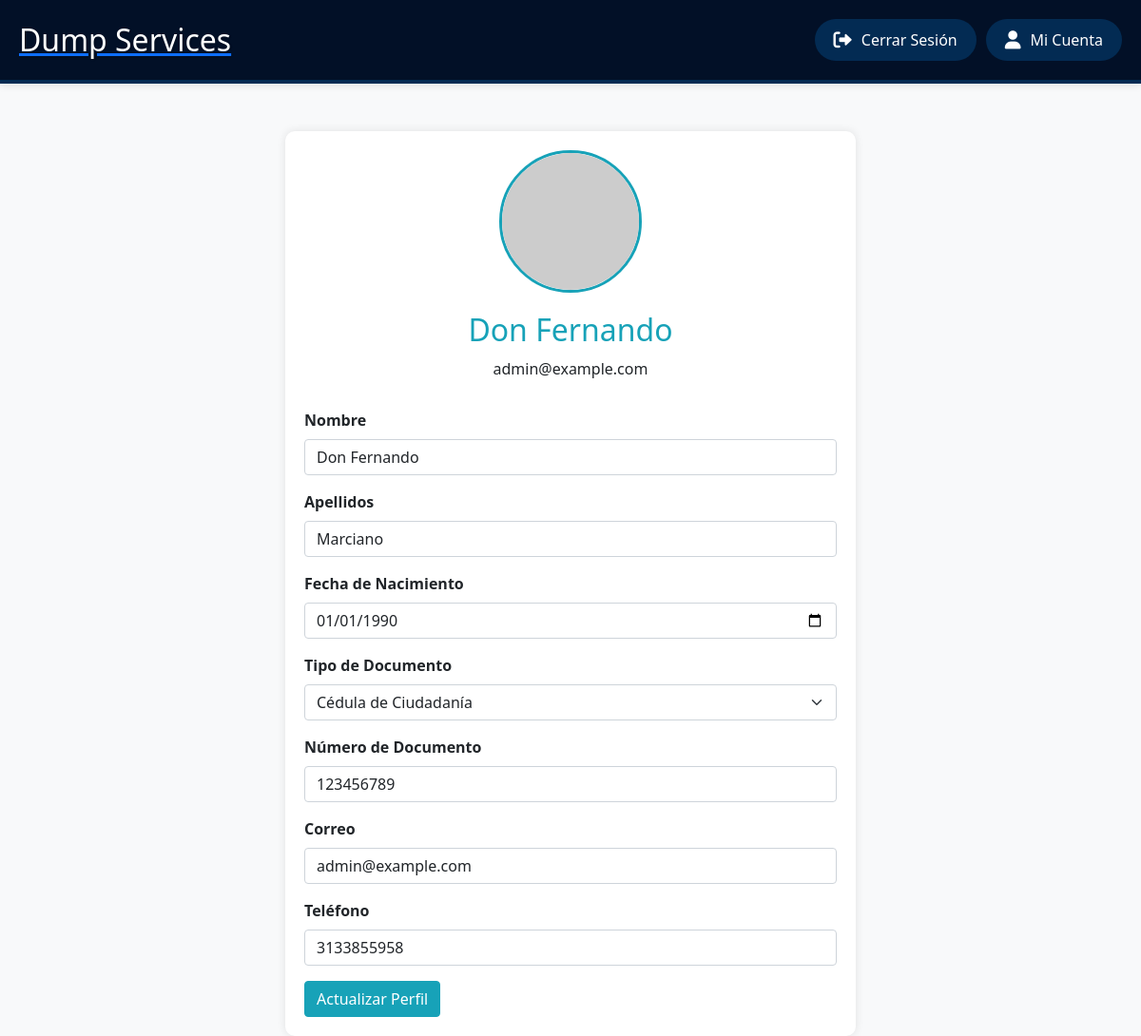
The app's page /perfil.php (signed in) with its own data.
### tables this page shows
CREATE TABLE `usuarios` (
  `id` int(11) NOT NULL,
  `nombre` varchar(50) NOT NULL,
  `apellidos` varchar(50) NOT NULL,
  `fecha_nacimiento` date NOT NULL,
  `tipo_documento` enum('cc','ce') NOT NULL,
  `numero_documento` varchar(20) NOT NULL,
  `correo` varchar(100) NOT NULL,
  `rol` enum('administrador','operador_logistico','solicitante_transporte') NOT NULL,
  `contrasena` varchar(255) NOT NULL,
  `telefono` varchar(20) DEFAULT NULL,
  `avatar` varchar(255) DEFAULT NULL
);

### perfil.php (the view, shortened to what this page needs)
<?php
require 'conexion.php';
$usuario_id = $_SESSION['usuario_id'];
$sql = "SELECT * FROM usuarios WHERE id = ?";
$stmt = $conn->prepare($sql);
$stmt->bind_param("i", $usuario_id);
$stmt->execute();
$result = $stmt->get_result();
$usuario = $result->fetch_assoc();
$avatar_url = "https://robohash.org/" . md5(strtolower(trim($usuario['correo']))) . ".png";
include 'header.php';
?>
<!DOCTYPE html>
<html lang="es">
<head>
    <link href="https://cdn.jsdelivr.net/npm/bootstrap@5.1.3/dist/css/bootstrap.min.css" rel="stylesheet">
</head>
<body>
    <div class="container">
        <div class="profile-header">
            <img src="<?php echo $avatar_url; ?>" alt="Foto de Perfil" width="150">
            <h2><?php echo isset($usuario['nombre']) ? $usuario['nombre'] : 'Usuario'; ?></h2>
            <p><?php echo isset($usuario['correo']) ? $usuario['correo'] : 'No disponible'; ?></p>
        </div>
        <form method="post" action="perfil.php">
            <div class="mb-3">
                <label for="nombre" class="form-label">Nombre</label>
                <input type="text" class="form-control" id="nombre" name="nombre" value="<?php echo isset($usuario['nombre']) ? $usuario['nombre'] : ''; ?>" required>
            </div>
            <div class="mb-3">
                <label for="apellidos" class="form-label">Apellidos</label>
                <input type="text" class="form-control" id="apellidos" name="apellidos" value="<?php echo isset($usuario['apellidos']) ? $usuario['apellidos'] : ''; ?>" required>
            </div>
            <div class="mb-3">
                <label for="fecha_nacimiento" class="form-label">Fecha de Nacimiento</label>
                <input type="date" class="form-control" id="fecha_nacimiento" name="fecha_nacimiento" value="<?php echo isset($usuario['fecha_nacimiento']) ? $usuario['fecha_nacimiento'] : ''; ?>" required>
            </div>
            <div class="mb-3">
                <label for="tipo_documento" class="form-label">Tipo de Documento</label>
                <select class="form-select" id="tipo_documento" name="tipo_documento" required>
                    <option value="cc" <?php echo (isset($usuario['tipo_documento']) && $usuario['tipo_documento'] == 'cc') ? 'selected' : ''; ?>>Cédula de Ciudadanía</option>
                </select>
            </div>
            <div class="mb-3">
                <label for="numero_documento" class="form-label">Número de Documento</label>
                <input type="text" class="form-control" id="numero_documento" name="numero_documento" value="<?php echo isset($usuario['numero_documento']) ? $usuario['numero_documento'] : ''; ?>" required>
            </div>
            <div class="mb-3">
                <label for="correo" class="form-label">Correo</label>
                <input type="email" class="form-control" id="correo" name="correo" value="<?php echo isset($usuario['correo']) ? $usuario['correo'] : ''; ?>" required>
            </div>
            <div class="mb-3">
                <label for="telefono" class="form-label">Teléfono</label>
                <input type="text" class="form-control" id="telefono" name="telefono" value="<?php echo isset($usuario['telefono']) ? $usuario['telefono'] : ''; ?>">
            </div>
            <button type="submit" class="btn btn-primary">Actualizar Perfil</button>
        </form>
    </div>
</body>
</html>

### header.php (style rules this page uses)
:root { --primary-color: #032b53; --secondary-color: #064575; --background-color: #f2f2f2; --header-background: #021027; --header-shadow: rgba(0, 0, 0, 0.1); --header-border: #032b53; --text-color: #333; --button-border-radius: 50px; --transition-speed: 0.3s; }
* { margin: 0; padding: 0; box-sizing: border-box; }
body { font-family: 'Segoe UI', Tahoma, Geneva, Verdana, sans-serif; background-color: var(--background-color); color: var(--text-color); }

### perfil.php (style rules this page uses)
body { background-color: #f8f9fa; }
.container { max-width: 600px; margin-top: 50px; padding: 20px; background-color: #ffffff; border-radius: 10px; box-shadow: 0 0 10px rgba(0, 0, 0, 0.1); }
.profile-header { text-align: center; margin-bottom: 30px; }
.profile-header img { border-radius: 50%; margin-bottom: 20px; border: 3px solid #17a2b8; }
.profile-header h2 { margin-bottom: 10px; color: #17a2b8; }
.form-label { font-weight: bold; }
.btn-primary { background-color: #17a2b8; border-color: #17a2b8; }

### records on screen
usuarios: nombre "Don Fernando", correo "admin@example.com", apellidos "Marciano", fecha_nacimiento "01/01/1990", tipo_documento "Cédula de Ciudadanía", numero_documento "123456789", telefono "3133855958"
